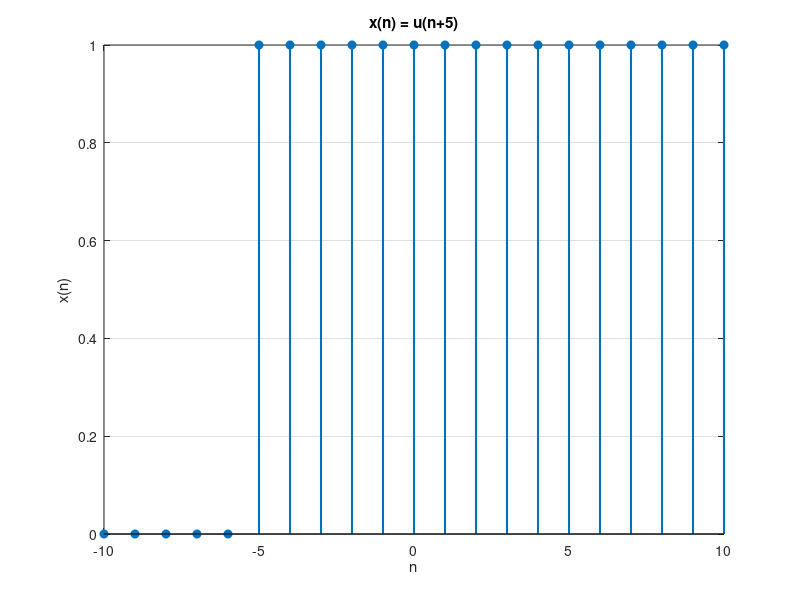

MATLAB code for this plot: (Note: this script raises an error after producing the figure.)
clc;             % clear command window
clear;           % clear all variables
close all;       % close all figures

% Define range of n
n = -10:10;        % sample range

% Define unit step shifted by -5
x = (n >= -5);     % will be 1 for n >= -5, else 0

% Plot
figure;
stem(n, x, 'filled', 'LineWidth', 1.5);
xlabel('n');
ylabel('x(n)');
title('x(n) = u(n+5)');
grid on;

hold on;
xline(0,'k');
yline(0,'k');
hold off;

